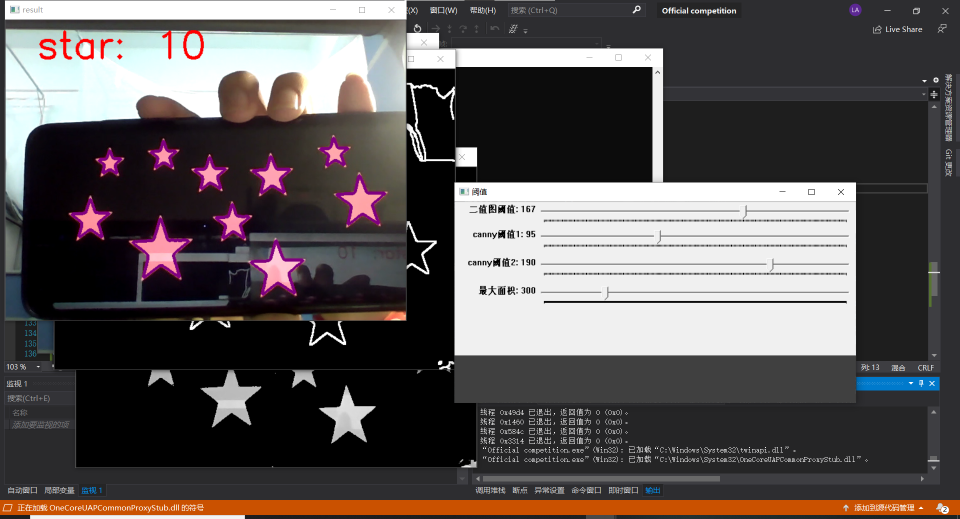
//> input picture startest.png, 1920 x 1038 px, given in place of the camera (shown at 1/2 size)
$ ./test13-finalversion   (built with g++ and OpenCV 4)
//> lines starting //> are read from the running program, lines starting //| are printed output that depends on the picture; after the words box and inside, x2 and y2 are one past the last pixel; in counts of white or black regions, pixels touching at a corner belong together

#include <iostream>
#include <opencv2/opencv.hpp>

using namespace cv;
using namespace std;

int nThreshold1 = 170;
int nThreshold2 = 240;
int tmin = 100, tmax = 220;
int amax = 520;
Mat src;
Mat src_gray, binary1, binary2, edge, edgepro;
void on_trackbar(int, void*)
{

}
// 生成轨迹条
void creat_trackbar()
{

	namedWindow("阈值",1);
	resizeWindow("阈值", 640, 320);
	createTrackbar("二值图 1", "阈值", &nThreshold1, 254, on_trackbar);
	createTrackbar("二值图 2", "阈值", &nThreshold2, 254, on_trackbar);
	createTrackbar("canny阈值1", "阈值", &tmin, 254, on_trackbar);
	createTrackbar("canny阈值2", "阈值", &tmax, 254, on_trackbar);
	createTrackbar("最大面积", "阈值", &amax, 1500, on_trackbar);
}

int main()
{
	VideoCapture capture(0);
	creat_trackbar();
	on_trackbar(0,0);
	while (1)
    {
		Mat frame;
		capture >> frame;
//> frame is the input picture: 1038 rows x 1920 cols, CV_8UC3; mean B, G, R 84.9, 85.2, 90.7
		src = frame;
		Mat result = src.clone();

		//灰度化
		cvtColor(src, src_gray, COLOR_BGR2GRAY);
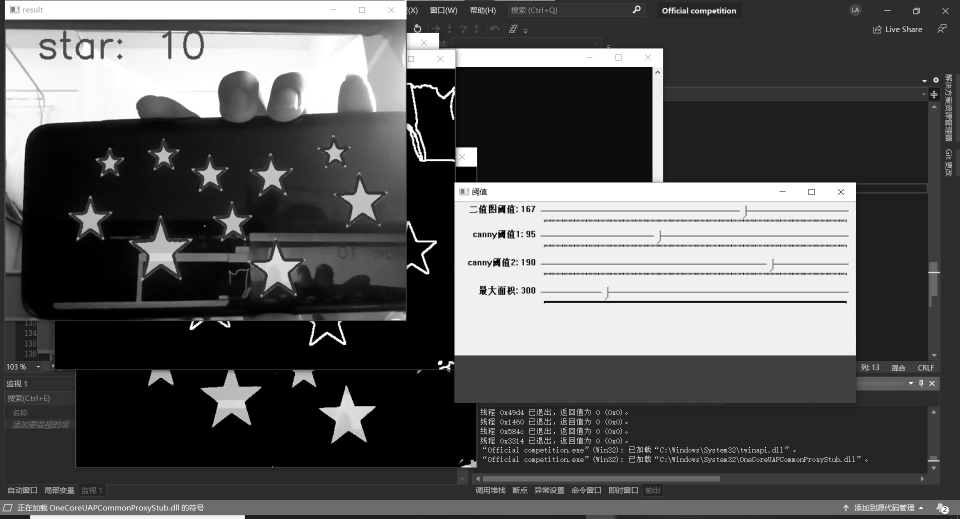
//> src_gray: 1038 rows x 1920 cols, CV_8UC1 (shown at 1/2 size); min 0, max 255, mean 86.8
		//首次二值化，滤除低频无关信号；默认阈值为170
		threshold(src_gray, binary1, nThreshold1, 255, THRESH_TOZERO);
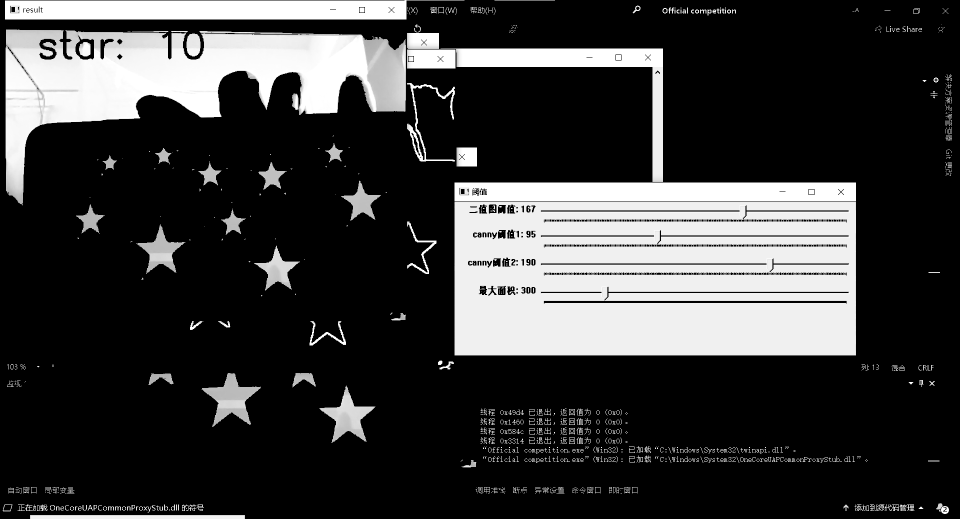
//> binary1: 1038 rows x 1920 cols, CV_8UC1 (shown at 1/2 size); min 0, max 255, mean 57.8
		//再次二值化，压制高光，只保留中间调；默认阈值为240
		threshold(binary1, binary2, nThreshold2, 255, THRESH_TRUNC);
		imshow("binary", binary2);
		//中值滤波降噪
		medianBlur(binary2, edge, 3);
		imshow("edge1", edge);
		//高斯模糊处理
		GaussianBlur(edge, edge, cv::Size(3, 3), 0);
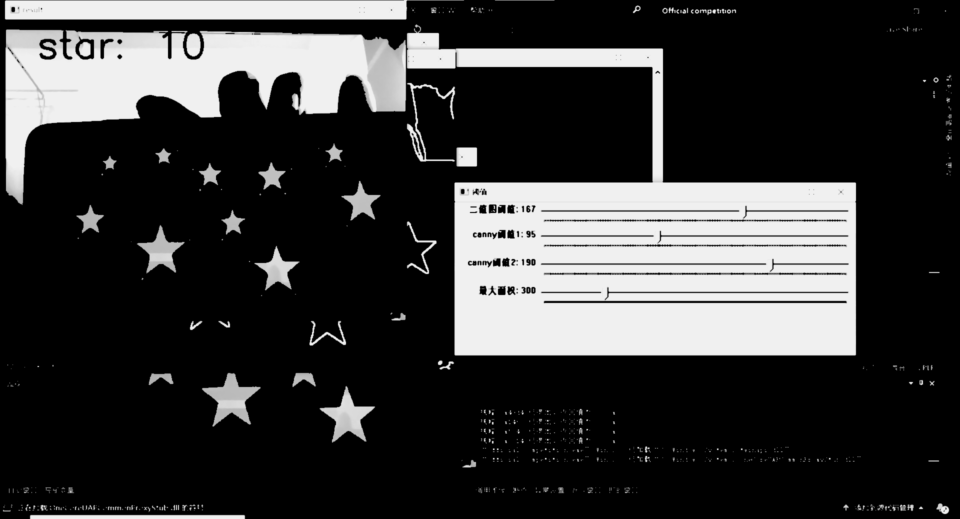
//> edge: 1038 rows x 1920 cols, CV_8UC1 (shown at 1/2 size); min 0, max 240, mean 56.1
		imshow("edge2", edge);
		//运行canny算子，提取边缘；默认高低阈值分别为220和100
		Canny(edge, edge, tmin, tmax, 3);
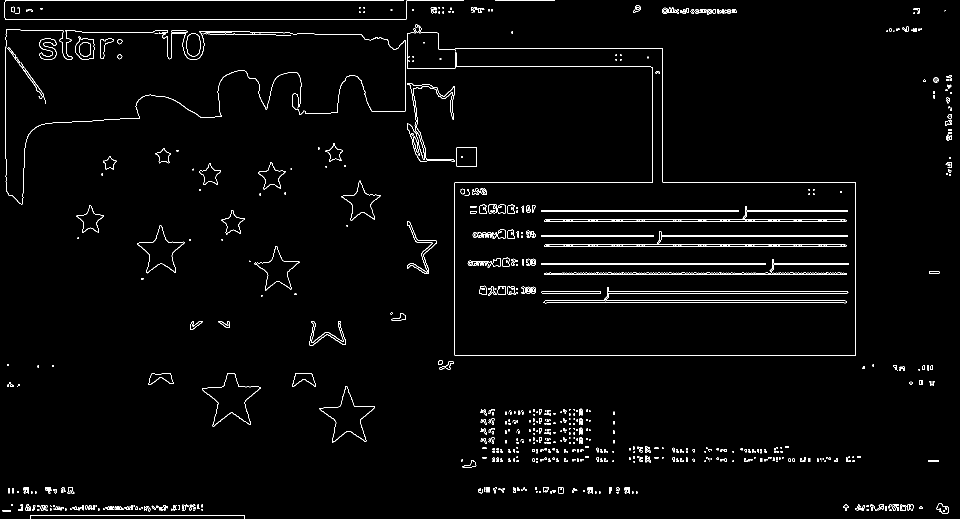
//> edge: 1038 rows x 1920 cols, CV_8UC1 (shown at 1/2 size); 2% white in thin lines or dots

		//进行简单的边缘膨胀，防止重复识别同一边缘
		dilate(edge, edgepro, cv::Mat());
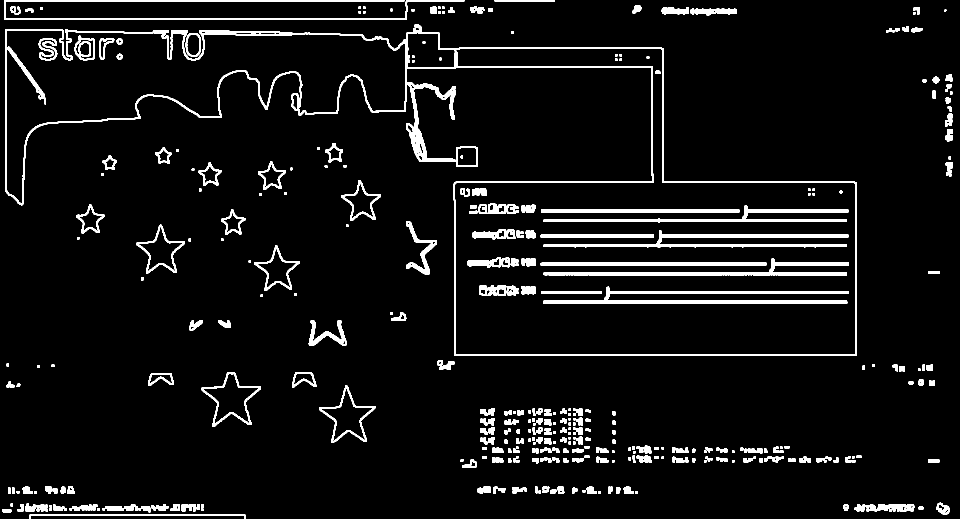
//> edgepro: 1038 rows x 1920 cols, CV_8UC1 (shown at 1/2 size); 6% white; 396 white regions
		imshow("edgepro", edgepro);

		//发现轮廓
		vector<vector<Point>> contours;
		vector<Point> point;
		vector<Vec4i> hireachy;
		findContours(edgepro, contours, hireachy, RETR_TREE, CHAIN_APPROX_NONE, Point());
//> contours = 695 contours, 293 with area under 20; largest, box (x1, y1, x2, y2) and area: (10, 48, 1713, 712) 433118, (909, 97, 1711, 710) 293987, (12, 60, 811, 408) 112138, (1086, 573, 1698, 608) 6194, (403, 745, 522, 854) 5869; hireachy = 695 items, first 8: [1, -1, -1, -1], [2, 0, -1, -1], [3, 1, -1, -1], [4, 2, -1, -1], [5, 3, -1, -1], [6, 4, -1, -1], [7, 5, -1, -1], [8, 6, -1, -1]
		int num = 0;
		int a = 0;
		int b = 0;
		int c = 0;
		int d = 0;
		int e = 0;
		//绘制出所有轮廓
		for (int t = 1; t < contours.size(); t++)
		{
			int x = arcLength(contours[t], true);
			int area = contourArea(contours[t], true);
			int epsilon = 0.01 * arcLength(contours[t], true);
			approxPolyDP(contours[t], point, epsilon, true);
			// 对周长和面积进行限制，有效降低误判
			if (x > 80)
			{
				//面积可用trackbar进行更改，默认最小面积为520
				if (area > amax)
				{
					drawContours(result, contours, t, Scalar(128, 0, 128), 3, 8, Mat(), 0, Point());
					num++;
					//用边数判断对应图形
					if (point.size() == 3)
					{
						a++;
					}
					else if (point.size() == 4)
					{
						b++;
					}
					else if (point.size() == 5)
					{
						c++;
					}
					else if (point.size() == 10)
					{
						d++;
					}
					else if (point.size() >= 15)
					{
						e++;
					}
				}
			}
		}
//> this loop made 694 passes
//> (x, area, epsilon, c) on pass 438: (144, 1356, 1, 1)
//> (x, area, epsilon, d) on pass 456: (117, 898, 1, 1)
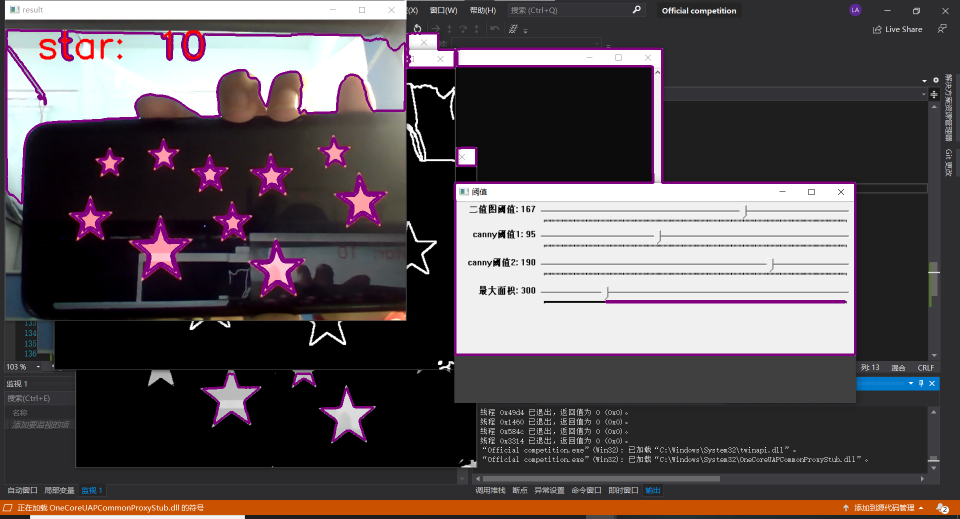
//> result: 1038 rows x 1920 cols, CV_8UC3 (shown at 1/2 size); 2.53% of pixels changed, all inside (x1, y1, x2, y2) = (10, 58, 1713, 885)
//> after the loop, point = 6 Points (x, y): [8, 36], [928, 0], [810, 37], [10, 34], [808, 0], [9, 0]; num = 16; a = 0; b = 0; c = 1; d = 2; e = 5
		//找出最大的元素，识别为对应的图形
		int n[5] = { a,b,c,d,e };
//> n = [0, 0, 1, 2, 5]
		int x = *max_element(n, n + 5);
//> x = 5
		string A;
		stringstream S1;
		S1 << num;
		S1 >> A;
		if (x == 0)
		{
			string t0 = "none!";
			putText(result, t0, Point(50, 60), FONT_HERSHEY_SIMPLEX, 2, Scalar(0, 0, 255), 4, 8);
		}
		else if (x == a)
		{
			string t1 = "triangle:" + A;
			putText(result, t1, Point(50, 60), FONT_HERSHEY_SIMPLEX, 2, Scalar(0, 0, 255), 4, 8);
		}
		else if (x == b)
		{
			string t2 = "rectangle:" + A;
			putText(result, t2, Point(50, 60), FONT_HERSHEY_SIMPLEX, 2, Scalar(0, 0, 255), 4, 8);
		}
		else if (x == c)
		{
			string t3 = "pentagon:" + A;
			putText(result, t3, Point(50, 60), FONT_HERSHEY_SIMPLEX, 2, Scalar(0, 0, 255), 4, 8);
		}
		else if (x == d)
		{
			string t4 = "star:" + A;
			putText(result, t4, Point(50, 60), FONT_HERSHEY_SIMPLEX, 2, Scalar(0, 0, 255), 4, 8);
		}
		else if (x == e)
		{
			string t5 = "circle:" + A;
			putText(result, t5, Point(50, 60), FONT_HERSHEY_SIMPLEX, 2, Scalar(0, 0, 255), 4, 8);
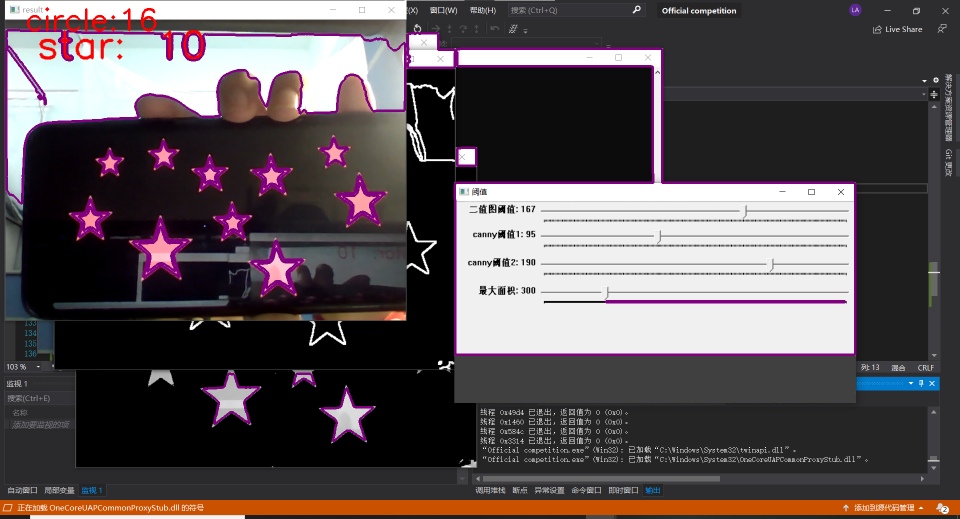
//> result: 1038 rows x 1920 cols, CV_8UC3 (shown at 1/2 size); 0.14% of pixels changed, all inside (x1, y1, x2, y2) = (54, 14, 313, 63)
		}
		imshow("result", result);
		waitKey(50);
	}

	return 0;
}
